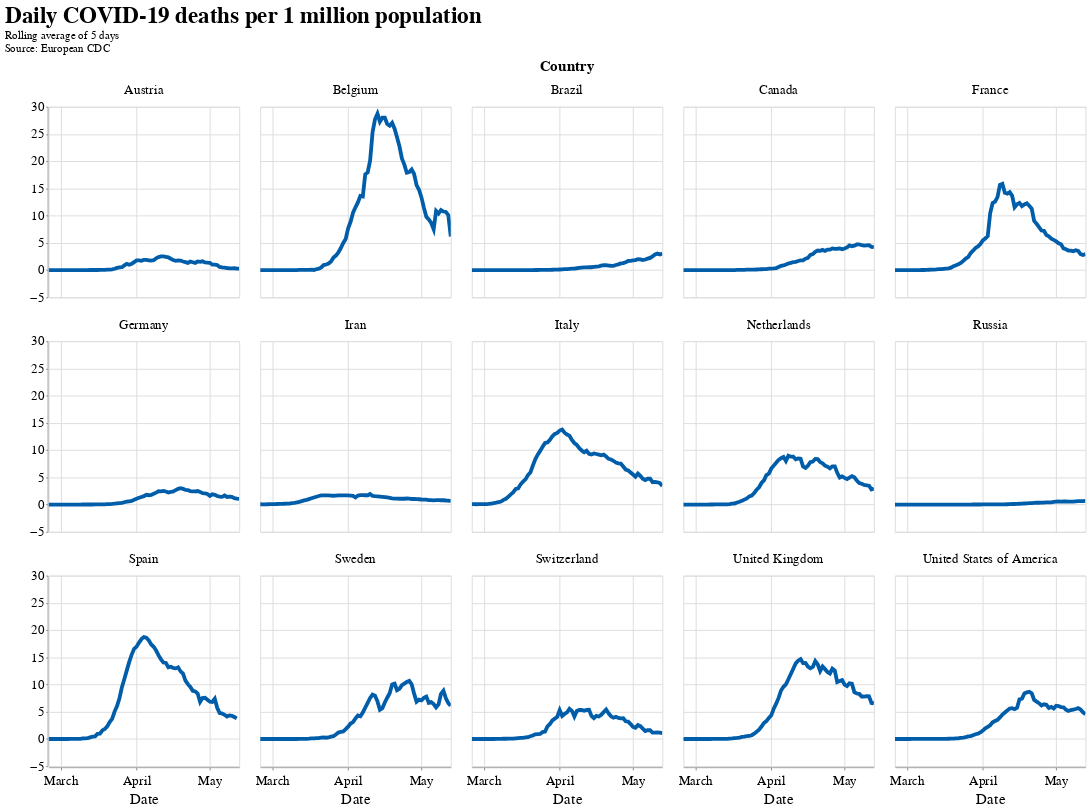

Here is the notebook cell this chart was saved with:
### Code cell
alt.Chart(filtered).mark_line().transform_window(
    averaged='mean(DeathsPer1MPop)',
    frame=[0, 5],
    groupby=['Country']
).encode(
    x=alt.X('dateRep:T', title='Date'),
    y=alt.Y('averaged:Q', title=''),
    facet=alt.Facet('Country:N', columns=5),
    tooltip=alt.Tooltip(['dateRep', 'Country', 'popData2018'] + fields)
).properties(
    height=200,
    width=200,
    title={
      "text": ["Daily COVID-19 deaths per 1 million population"], 
      "subtitle": ["Rolling average of 5 days", "Source: European CDC"]
    }
).interactive()

### Figure 1 — Vega-Lite specification as saved in the notebook (floating-point values rounded to 4 significant figures; data arrays with more than 128 entries replaced by an {"elided": "..."} marker saying what was removed)
{"config": {"view": {"width": 600, "height": 400}, "background": "#ffffff", "title": {"anchor": "start", "font": "Source Sans Pro, Arial, sans", "fontColor": "#000000", "fontSize": 24, "fontWeight": "bold"}, "arc": {"fill": "#005DA9"}, "area": {"fill": "#005DA9"}, "line": {"stroke": "#005DA9", "strokeWidth": 4}, "path": {"stroke": "#005DA9"}, "rect": {"fill": "#005DA9"}, "shape": {"stroke": "#005DA9"}, "bar": {"fill": "#005DA9"}, "point": {"stroke": "#005DA9"}, "symbol": {"fill": "#005DA9", "size": 60}, "axis": {"titleFont": "Source Sans Pro, sans", "titleFontSize": 16, "titleFontWeight": "normal", "labelFont": "Source Sans Pro, sans", "labelFontSize": 14, "labelFontWeight": "normal"}, "axisX": {"labelAngle": 0, "labelPadding": 4, "tickSize": 3}, "axisY": {"labelBaseline": "middle", "maxExtent": 45, "minExtent": 45, "tickSize": 2, "titleAlign": "left", "titleAngle": 0, "titleX": -45, "titleY": -11}, "headerFacet": {"titleFontSize": 16, "labelFontSize": 14}, "headerRow": {"titleFontSize": 16, "labelFontSize": 14}, "headerColumn": {"titleFontSize": 16, "labelFontSize": 14}, "legend": {"titleFont": "Source Sans Pro, sans", "titleFontSize": 16, "titleFontWeight": "normal", "symbolType": "circle", "labelFont": "Source Sans Pro, sans", "labelFontSize": 15}, "range": {"category": ["#AB377A", "#AEC067", "#9BC3B7", "#928285", "#F07F3C", "#FFE054", "#E30034", "#005DA9", "#644F54", "#5EA290", "#769F3B", "#812161", "#E36319", "#F5C631"]}}, "data": {"name": "data-6cce0f1cbe68456dd48361ed879d6e50"}, "mark": "line", "encoding": {"facet": {"type": "nominal", "columns": 5, "field": "Country"}, "tooltip": [{"type": "temporal", "field": "dateRep"}, {"type": "nominal", "field": "Country"}, {"type": "quantitative", "field": "popData2018"}, {"type": "quantitative", "field": "TotalCasesPer1MPop"}, {"type": "quantitative", "field": "TotalDeathsPer1MPop"}, {"type": "quantitative", "field": "CasesPer1MPop"}, {"type": "quantitative", "field": "DeathsPer1MPop"}, {"type": "quantitative", "field": "TotalCases"}, {"type": "quantitative", "field": "TotalDeaths"}, {"type": "quantitative", "field": "Lethality"}, {"type": "quantitative", "field": "cases"}, {"type": "quantitative", "field": "deaths"}], "x": {"type": "temporal", "field": "dateRep", "title": "Date"}, "y": {"type": "quantitative", "field": "averaged", "title": ""}}, "height": 200, "selection": {"selector015": {"type": "interval", "bind": "scales", "encodings": ["x", "y"]}}, "title": {"text": ["Daily COVID-19 deaths per 1 million population"], "subtitle": ["Rolling average of 5 days", "Source: European CDC"]}, "transform": [{"window": [{"op": "mean", "field": "DeathsPer1MPop", "as": "averaged"}], "frame": [0, 5], "groupby": ["Country"]}], "width": 200, "$schema": "https://vega.github.io/schema/vega-lite/v4.0.2.json", "datasets": {"data-6cce0f1cbe68456dd48361ed879d6e50": {"elided": "1184 records"}}}
